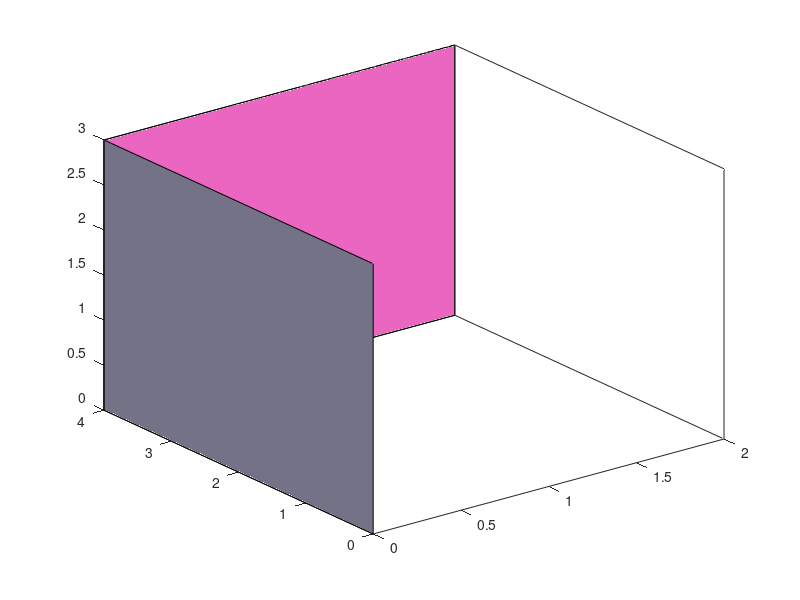

This chart was generated by the following MATLAB code: (Note: this script raises an error after producing the figure.)
function test
function poly_rectangle(p1, p2, p3, p4)
% The points must be in the correct sequence.
% The coordinates must consider x, y and z-axes.
x = [p1(1) p2(1) p3(1) p4(1)];
y = [p1(2) p2(2) p3(2) p4(2)];
z = [p1(3) p2(3) p3(3) p4(3)];
fill3(x, y, z, rand(size(p1)));

hold on
end

p1 = [0 0 0];
p2 = [2 0 0];
p3 = [2 4 0];
p4 = [0 4 0]; 
p5 = [0 0 3];
p6 = [2 0 3];
p7 = [2 4 3];
p8 = [0 4 3];

poly_rectangle(p3, p4, p8, p7)
poly_rectangle(p1, p4, p8, p5)
mArrow3(p2,p3);
view(-155, 43)
end